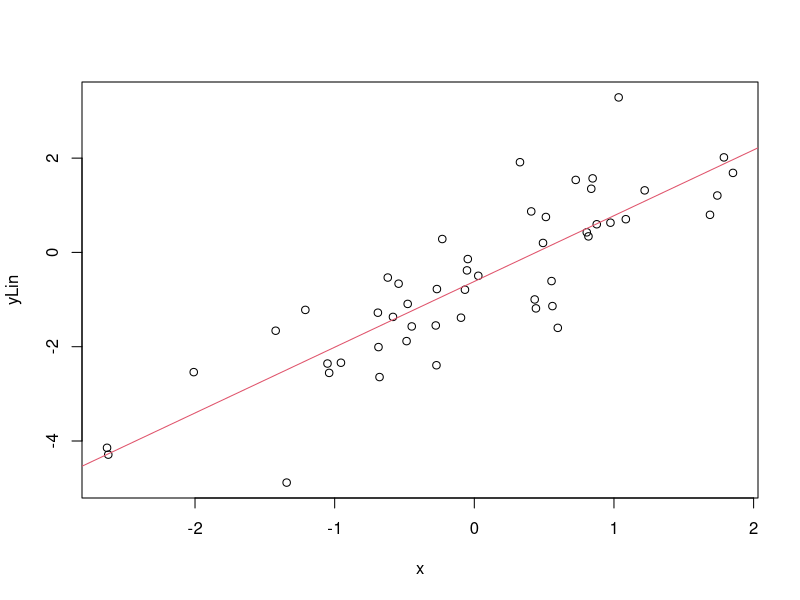

R code for this plot: (Note: this script raises an error after producing the figure.)

## ------------------------------------------------------------------------
## Name: 02-lm-i.R
## Description: Script for Chapter 2 of "Notes for Predictive Modeling"
## Link: https://bookdown.org/egarpor/PM-UC3M/
## License: https://creativecommons.org/licenses/by-nc-nd/4.0/
## Author: Eduardo García-Portugués
## ------------------------------------------------------------------------

## ---- lscheck-1----------------------------------------------------------
# Generates 50 points from a N(0, 1): predictor and error
set.seed(34567)
x <- rnorm(n = 50)
eps <- rnorm(n = 50)

# Responses
yLin <- -0.5 + 1.5 * x + eps
yQua <- -0.5 + 1.5 * x^2 + eps
yExp <- -0.5 + 1.5 * 2^x + eps

# Data
leastSquares <- data.frame(x = x, yLin = yLin, yQua = yQua, yExp = yExp)


## ---- lscheck-2, fig.cap = '(ref:lscheck-2-title)'-----------------------
# Call lm
lm(yLin ~ x, data = leastSquares)
lm(yQua ~ x, data = leastSquares)
lm(yExp ~ x, data = leastSquares)

# The lm object
mod <- lm(yLin ~ x, data = leastSquares)
mod

# mod is a list of objects whose names are
names(mod)

# We can access these elements by $
mod$coefficients

# We can produce a plot with the linear fit easily
plot(x, yLin)
abline(coef = mod$coefficients, col = 2)




## ---- lmcov--------------------------------------------------------------
# Covariance
Sxy <- cov(x, yLin)

# Variance
Sx2 <- var(x)

# Coefficients
beta1 <- Sxy / Sx2
beta0 <- mean(yLin) - beta1 * mean(x)
c(beta0, beta1)

# Output from lm
mod <- lm(yLin ~ x, data = leastSquares)
mod$coefficients




## ---- wintab-1, eval = FALSE---------------------------------------------
## # Read data
## wine <- read.table(file = "wine.csv", header = TRUE, sep = ",")


## ---- wintab-2, fig.margin = FALSE, fig.fullwidth = TRUE, out.width = .tex_web('85%', '100%'), fig.cap = '(ref:wintab-2-title)'----
# Numerical - marginal distributions
summary(wine)

# Graphical - pairwise relations with linear and "smooth" regressions
car::scatterplotMatrix(wine, col = 1, regLine = list(col = 2),
                       smooth = list(col.smooth = 4, col.spread = 4))


## ---- wintab-3-----------------------------------------------------------
# Set row names to Year - useful for outlier identification
row.names(wine) <- wine$Year
wine$Year <- NULL


## ---- pred---------------------------------------------------------------
# Price ~ AGST
modAGST <- lm(Price ~ AGST, data = wine)

# Summary of the model
summary(modAGST)

# The summary is also an object
sumModAGST <- summary(modAGST)
names(sumModAGST)

# R^2
sumModAGST$r.squared




## ---- mods, echo = FALSE-------------------------------------------------
modFrancePop <- lm(Price ~ FrancePop, data = wine)
modAge <- lm(Price ~ Age, data = wine)
modWinterRain <- lm(Price ~ WinterRain, data = wine)








## ---- lscheck3d-1, echo = FALSE------------------------------------------
# Generates 50 points from a N(0, 1): predictors and error
set.seed(34567) # Fixes the seed for the random generator
x1 <- rnorm(50)
x2 <- rnorm(50)
x3 <- x1 + rnorm(50, sd = 0.05) # Make variables dependent
eps <- rnorm(50)

# Responses
yLin <- -0.5 + 0.5 * x1 + 0.5 * x2 + eps
yQua <- -0.5 + x1^2 + 0.5 * x2 + eps
yExp <- -0.5 + 0.5 * exp(x2) + x3 + eps

# Data
leastSquares3D <- data.frame(x1 = x1, x2 = x2, yLin = yLin,
                             yQua = yQua, yExp = yExp)


## ---- lscheck3d-2, eval = FALSE------------------------------------------
## load(file = "least-Squares-3D.RData")


## ---- ls3dcheck-3--------------------------------------------------------
# Output from lm
mod <- lm(yLin ~ x1 + x2, data = leastSquares3D)
mod$coefficients

# Matrix X
X <- cbind(1, leastSquares3D$x1, leastSquares3D$x2)

# Vector Y
Y <- leastSquares3D$yLin

# Coefficients
beta <- solve(t(X) %*% X) %*% t(X) %*% Y
# %*% multiplies matrices
# solve() computes the inverse of a matrix
# t() transposes a matrix
beta




## ---- fitres, eval = FALSE-----------------------------------------------
## # Fitted values
## mod$fitted.values
## 
## # Residuals
## mod$residuals


## ---- datamarg-----------------------------------------------------------
set.seed(212542)
n <- 100
x1 <- rnorm(n, sd = 2)
x2 <- rnorm(n, mean = x1, sd = 3)
y <- 1 + 2 * x1 - x2 + rnorm(n, sd = 1)
data <- data.frame(x1 = x1, x2 = x2, y = y)








## ---- case1-1------------------------------------------------------------
# Regression on all the predictors
modWine1 <- lm(Price ~ Age + AGST + FrancePop + HarvestRain + WinterRain,
               data = wine)

# A shortcut
modWine1 <- lm(Price ~ ., data = wine)
modWine1

# Summary
summary(modWine1)


























## ---- case1-2------------------------------------------------------------
# Fit
modWine1 <- lm(Price ~ ., data = wine)

# Summary
sumModWine1 <- summary(modWine1)
sumModWine1

# Contains the estimation of sigma ("Residual standard error")
sumModWine1$sigma

# Which is the same as
sqrt(sum(modWine1$residuals^2) / modWine1$df.residual)


## ---- case1-3------------------------------------------------------------
modWine2 <- lm(Price ~ . - FrancePop, data = wine)
summary(modWine2)


## ---- case1-4------------------------------------------------------------
car::compareCoefs(modWine1, modWine2)


## ---- case1-5------------------------------------------------------------
# Fit a new model
modWine3 <- lm(Price ~ Age + WinterRain, data = wine)
summary(modWine3)

# Confidence intervals at 95%
# CI: (lwr, upr)
confint(modWine3)

# Confidence intervals at other levels
confint(modWine3, level = 0.90)
confint(modWine3, level = 0.99)

# Compare with previous models
confint(modWine1)
confint(modWine2)
confint(modWine3)








## ---- case1-5b-----------------------------------------------------------
# By default, scale centers (substracts the mean) and scales (divides by the
# standard deviation) the columns of a matrix
wineCen <- data.frame(scale(wine, center = TRUE, scale = FALSE))

# Regression with centered response and predictors
modWine3Cen <- lm(Price ~ Age + WinterRain, data = wineCen)

# Summary
summary(modWine3Cen)






## ---- case1-6, error = TRUE----------------------------------------------
# Fit a linear model for the price on WinterRain, HarvestRain, and AGST
modWine4 <- lm(Price ~ WinterRain + HarvestRain + AGST, data = wine)
summary(modWine4)

# Data for which we want a prediction
# Important! You have to name the column with the predictor name!
weather <- data.frame(WinterRain = 500, HarvestRain = 123, AGST = 18)
weatherBad <- data.frame(500, 123, 18)

# Prediction of the mean

# Prediction of the mean at 95% - the defaults
predict(modWine4, newdata = weather)
predict(modWine4, newdata = weatherBad) # Error

# Prediction of the mean with 95% confidence interval (the default)
# CI: (lwr, upr)
predict(modWine4, newdata = weather, interval = "confidence")
predict(modWine4, newdata = weather, interval = "confidence", level = 0.95)

# Other levels
predict(modWine4, newdata = weather, interval = "confidence", level = 0.90)
predict(modWine4, newdata = weather, interval = "confidence", level = 0.99)

# Prediction of the response

# Prediction of the mean at 95% - the defaults
predict(modWine4, newdata = weather)

# Prediction of the response with 95% confidence interval
# CI: (lwr, upr)
predict(modWine4, newdata = weather, interval = "prediction")
predict(modWine4, newdata = weather, interval = "prediction", level = 0.95)

# Other levels
predict(modWine4, newdata = weather, interval = "prediction", level = 0.90)
predict(modWine4, newdata = weather, interval = "prediction", level = 0.99)

# Predictions for several values
weather2 <- data.frame(WinterRain = c(500, 200), HarvestRain = c(123, 200),
                       AGST = c(17, 18))
predict(modWine4, newdata = weather2, interval = "prediction")










## ---- simpleAnova--------------------------------------------------------
# This function computes the simplified anova from a linear model
simpleAnova <- function(object, ...) {

  # Compute anova table
  tab <- anova(object, ...)

  # Obtain number of predictors
  p <- nrow(tab) - 1

  # Add predictors row
  predictorsRow <- colSums(tab[1:p, 1:2])
  predictorsRow <- c(predictorsRow, predictorsRow[2] / predictorsRow[1])

  # F-quantities
  Fval <- predictorsRow[3] / tab[p + 1, 3]
  pval <- pf(Fval, df1 = p, df2 = tab$Df[p + 1], lower.tail = FALSE)
  predictorsRow <- c(predictorsRow, Fval, pval)

  # Simplified table
  tab <- rbind(predictorsRow, tab[p + 1, ])
  row.names(tab)[1] <- "Predictors"
  return(tab)

}


## ---- case1-7------------------------------------------------------------
# Models
modWine1 <- lm(Price ~ ., data = wine)
modWine2 <- lm(Price ~ . - FrancePop, data = wine)

# Simplified table
simpleAnova(modWine1)
simpleAnova(modWine2)
# The null hypothesis of no linear dependence is emphatically rejected in
# both models

# R's ANOVA table - warning this is now what we saw in lessons
anova(modWine1)








## ---- R2bad-1, fig.cap = '(ref:R2bad-1-title)'---------------------------
# Simple linear model

# Create data that:
# 1) does not follow a linear model
# 2) the error is heteroskedastic
x <- seq(0.15, 1, l = 100)
set.seed(123456)
eps <- rnorm(n = 100, sd = 0.25 * x^2)
y <- 1 - 2 * x * (1 + 0.25 * sin(4 * pi * x)) + eps

# Great R^2!?
reg <- lm(y ~ x)
summary(reg)

# scatterplot is a quick alternative to
# plot(x, y)
# abline(coef = reg$coef, col = 3)

# But prediction is obviously problematic
car::scatterplot(y ~ x, col = 1, regLine = list(col = 2), smooth = FALSE)


## ---- R2bad-2------------------------------------------------------------
# Multiple linear model

# Create data that:
# 1) does not follow a linear model
# 2) the error is heteroskedastic
x1 <- seq(0.15, 1, l = 100)
set.seed(123456)
x2 <- runif(100, -3, 3)
eps <- rnorm(n = 100, sd = 0.25 * x1^2)
y <- 1 - 3 * x1 * (1 + 0.25 * sin(4 * pi * x1)) + 0.25 * cos(x2) + eps

# Great R^2!?
reg <- lm(y ~ x1 + x2)
summary(reg)


## ---- R2bad-4, eval = knitr:::is_html_output()---------------------------
## # But prediction is obviously problematic
## car::scatter3d(y ~ x1 + x2, fit = "linear")
## rgl::rglwidget()










## ---- R2bad-3, eval = FALSE----------------------------------------------
## # Generate data
## p <- 198
## n <- 200
## set.seed(3456732)
## beta <- c(0.5, -0.5, rep(0, p - 2))
## X <- matrix(rnorm(n * p), nrow = n, ncol = p)
## Y <- drop(X %*% beta + rnorm(n, sd = 3))
## data <- data.frame(y = Y, x = X)
## 
## # Regression on the two meaningful predictors
## summary(lm(y ~ x.1 + x.2, data = data))
## 
## # Adding 20 garbage variables
## # R^2 increases and adjusted R^2 decreases
## summary(lm(y ~ X[, 1:22], data = data))




## ---- R2Adjneg-----------------------------------------------------------
# Three independent variables
set.seed(234599)
x1 <- rnorm(100)
x2 <- rnorm(100)
y <- 1 + rnorm(100)

# Negative adjusted R^2
summary(lm(y ~ x1 + x2))






## ---- R2danger-2---------------------------------------------------------
# Model with intercept
mod1 <- lm(Sepal.Length ~ Petal.Width, data = iris)
mod1

# Model without intercept
mod0 <- lm(Sepal.Length ~ 0 + Petal.Width, data = iris)
mod0

# Recall the different way of obtaining the estimators
X1 <- cbind(1, iris$Petal.Width)
X0 <- cbind(iris$Petal.Width) # No column of ones!
Y <- iris$Sepal.Length
betaHat1 <- solve(crossprod(X1)) %*% t(X1) %*% Y
betaHat0 <- solve(crossprod(X0)) %*% t(X0) %*% Y
betaHat1
betaHat0

# Summaries: higher R^2 for the model with no intercept!?
summary(mod1)
summary(mod0)

# Wait a moment... let's see the actual fit
plot(Sepal.Length ~ Petal.Width, data = iris)
abline(mod1, col = 2) # Obviously, much better
abline(mod0, col = 3)

# Manually checking the R^2 indeed reveals that summary is doing something
# different for computing the R^2 when no intercept
cor(mod0$model$Sepal.Length, mod0$fitted.values)^2

# Compute the R^2 manually for mod1
SSE1 <- sum((mod1$residuals - mean(mod1$residuals))^2)
SST1 <- sum((mod1$model$Sepal.Length - mean(mod1$model$Sepal.Length))^2)
1 - SSE1 / SST1

# Compute the R^2 manually for mod0
SSE0 <- sum((mod0$residuals - mean(mod0$residuals))^2)
SST0 <- sum((mod0$model$Sepal.Length - mean(mod0$model$Sepal.Length))^2)
1 - SSE0 / SST0
# It is negative!

# Recall that the mean of the residuals is not zero
mean(mod0$residuals)

# What summary really returns if there is no intercept
n <- nrow(iris)
p <- 1
R0 <- 1 - sum(mod0$residuals^2) / sum(mod0$model$Sepal.Length^2)
R0Adj <- 1 - sum(mod0$residuals^2) / sum(mod0$model$Sepal.Length^2) *
  (n - 1) / (n - p - 1)
R0
R0Adj

# What if we centered the data previously?
irisCen <- data.frame(scale(iris[, -5], center = TRUE, scale = FALSE))
modCen1 <- lm(Sepal.Length ~ Petal.Width, data = irisCen)
modCen0 <- lm(Sepal.Length ~ 0 + Petal.Width, data = irisCen)

# No problem, "correct" R^2
summary(modCen1)
summary(modCen0)

# But only if we center predictor and response...
summary(lm(iris$Sepal.Length ~ 0 + irisCen$Petal.Width))




## ---- case1-8------------------------------------------------------------
# Fit models
modWine1 <- lm(Price ~ ., data = wine)
modWine2 <- lm(Price ~ . - FrancePop, data = wine)
modWine3 <- lm(Price ~ Age + WinterRain, data = wine)

# Summaries
summary(modWine1)
summary(modWine2)
summary(modWine3)

